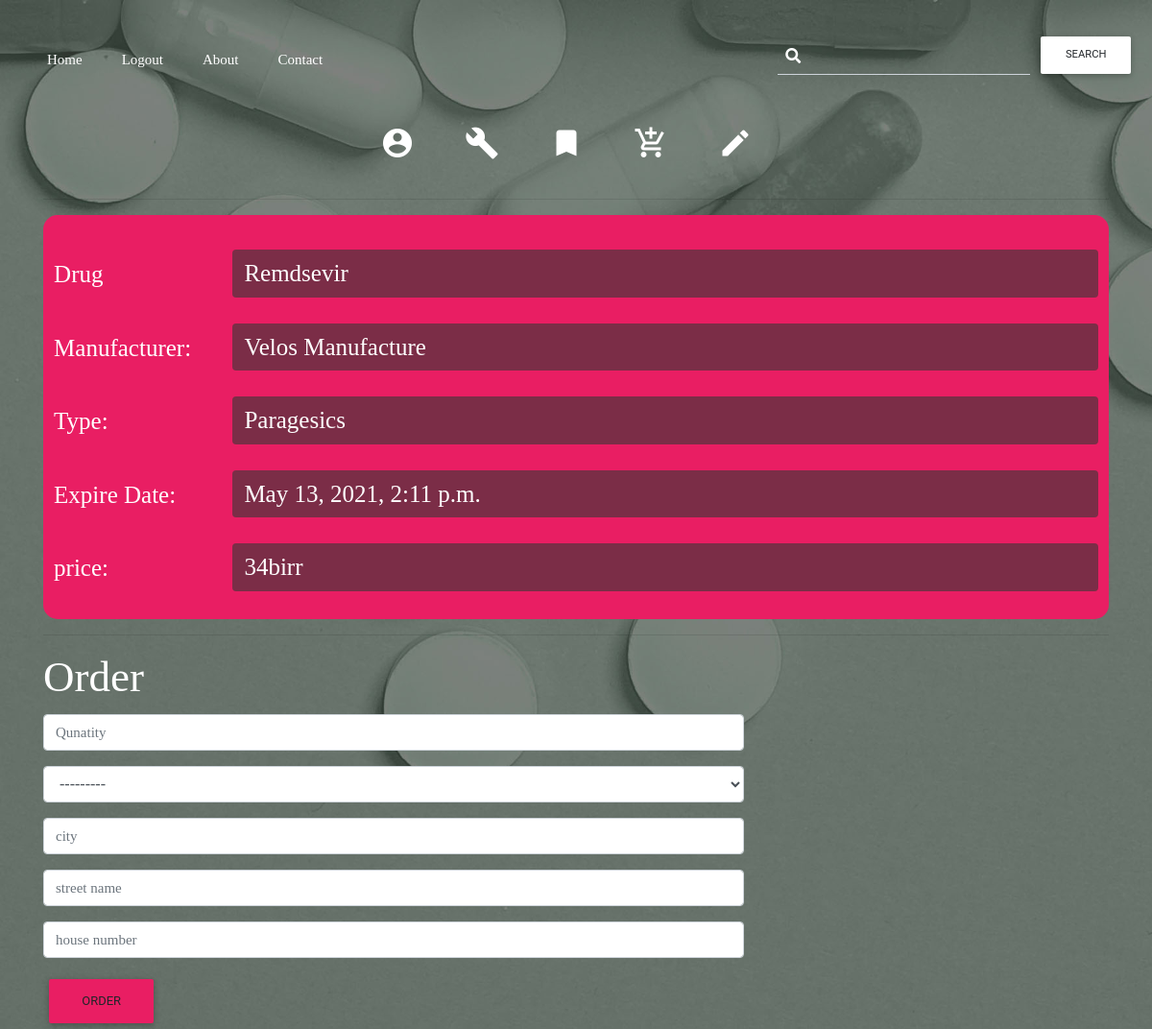
The page /Order/1 (signed in) on the database its author committed.
### PharmaClients/models.py (models this page shows, shortened)
class DrugList(models.Model):
    Drug_name = models.CharField(max_length=255)
    Drug_Expiry = models.DateTimeField()
    Drug_Manufacturer = models.CharField(max_length = 255)
    Preview = models.ImageField()
    Drug_type = models.CharField(max_length=255)
    price = models.IntegerField(default=1)
    DateAdded = models.DateTimeField(auto_now=True)

### PharmaClients/views.py (the view, shortened to what this page needs)
# urls.py: path('Order/<int:pk>', create_order_list.as_view(), name='Order')
class create_order_list(LoginRequiredMixin, View):
    form_class = OrderForm
    template_name = 'snippets/Order.html'
    def get(self, request, pk):
        form = OrderForm
        MyForm = DeliveryForm
        DrugInfo = DrugList.objects.get(id=pk)
        return render(request, self.template_name, {'form':form, 'price':DrugInfo.price, 'DrugInfo':DrugInfo,  'MyForm':MyForm})

### PharmaClients/templatetags/myfilters.py (called while the page is built)
@register.simple_tag
def placeHolder(value, arg, classname):
    return value.as_widget(attrs={'placeholder':arg, 'class': classname})

### templates/snippets/Order.html (shortened to what this page needs)
{% extends 'base.html' %}
{% block content %}
{% load static %}
{% load myfilters %}
   <div class= "mainWork">
    {% include 'snippets/AccountHeader.html' %}
    <div class = "OrderContainer">
       <div class = "container">
         <hr>
         <form class = "form" method = "POST">
            <div class = "form-group row OrderRow">
               <div class = "col-lg-2">
                  <label for="DrName" class = "col-form-label">Drug</label>
               </div>
               <div class = "col-lg-10">
                  <input class = "form-control readonly disabled" id = "DrName" type="text" value = "{{DrugInfo.Drug_name}}">
               </div>
            </div>
            <div class = "form-group row OrderRow">
               <div class = "col-lg-2">
                  <label for="Manu" class = "col-form-label">Manufacturer:</label>
               </div>
               <div class = "col-lg-10">
                  <input id = "Manu" class = "form-control readonly  disabled" type="text" value = "{{DrugInfo.Drug_Manufacturer}}">
               </div>
            </div>
            <div class = "form-group row OrderRow">
               <div class = "col-lg-2">
                  <label for="Type" class = "col-form-label">Type:</label>
               </div>
               <div class = "col-lg-10">
                  <input id = "Type" class = "form-control readonly  disabled" type="text" value = "{{DrugInfo.Drug_type}}">
               </div>
            </div>
            <div class = "form-group row OrderRow">
               <div class = "col-lg-2">
                  <label for="date" class = "col-form-label">Expire Date:</label>
               </div>
               <div class = "col-lg-10">
                  <input id = "date" class = "form-control  readonly disabled" type="text" value = "{{DrugInfo.Drug_Expiry}}">
               </div>
            </div>
            <div class = "form-group row OrderRow">
               <div class = "col-lg-2">
                  <label  for="price" class = "col-form-label">price: </label>
               </div>
               <div class = "col-lg-10">
                  <input id = "price" class = "form-control readonly  disabled" type="text" value = "{{DrugInfo.price}}birr">
               </div>
            </div>
         </form>
         <hr>
   </div>
   </div>
   <div class = "container orderCont">
    <div class = "row">
      <div class = "col-lg-8 col-md-6 col-sm-12 col-xs-12" id = "OrderContain">
              <h2 class = "h2 card-title" style = "font-family:'source sans pro' !important;color:white; font-size:45px;">Order</h2>
              <form class = "form" method = "POST">
                 <div class = "form-group">
                    {%placeHolder form.Quantity 'Qunatity' 'form-control Order' %}
                 </div>
                 <div class = "form-group">
                    {%placeHolder MyForm.Country 'country' 'form-control Order' %}
                 </div>
                 <div class = "form-group">
                    {%placeHolder MyForm.City 'city' 'form-control Order' %}
                 </div>
                 <div class = "form-group">
                    {%placeHolder MyForm.Street_Name 'street name' 'form-control Order' %}
                 </div>
                 <div class = "form-group">
                    {%placeHolder MyForm.House_No 'house number' 'form-control Order' %}
                 </div>
                 <button type = "submit" class = "btn pink">Order</button>
              </form>
    </div>
 </div>
</div>
</div>
{% endblock content %}

### static/css/Config.css (style rules this page uses)
.Order::placeholder { font-family: "Montserrat"; font-size:15px; }
.Order { font-family: "Montserrat"; }
.mainWork { width:100vw; height:auto !important; }
.OrderRow > div > label { color: white; font-size: 25px; font-family: "Montserrat"; font-weight: 500; }
.OrderRow > div > input { font-size: 25px; font-family: "source sans pro"; background-color: #7b2d47; color:white; border: none; }
.OrderRow { margin-top: 25px; }
.OrderContainer > div > form { padding:1%; background-color: #e91e63; border-radius: 15px; }

### rows shown on the page
DrugList: Drug_name "Remdsevir", Drug_Manufacturer "Velos Manufacture", Drug_type "Paragesics", Drug_Expiry "May 13, 2021, 2:11 p.m.", price "34birr"
